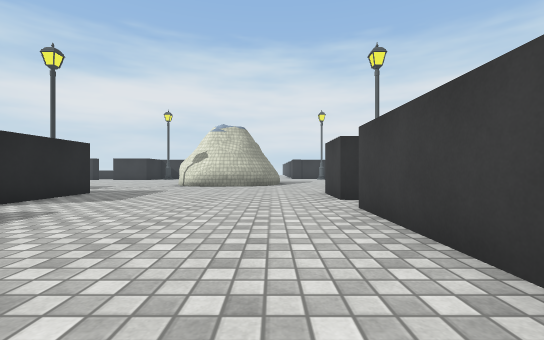
[1] (above)

16 first-person views from a walk through a scene from a Unity 3-D project. The camera is 0.72 m above the floor, looks level and sees 90° across. The floor is counted in squares, 1 m on a side. Each view is taken from the middle of a square. On the plan, view 1 faces up. The plan holds only what a view shows up to about 9 squares ahead; the rest is blank. The place goes on beyond the plan. Some animated figures are left out. Surface patterns are stand-ins for the level's own textures.

[2]
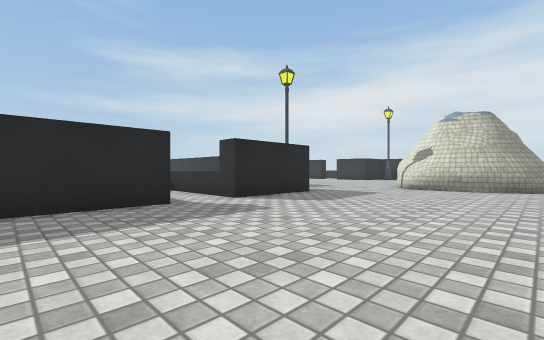

[3]
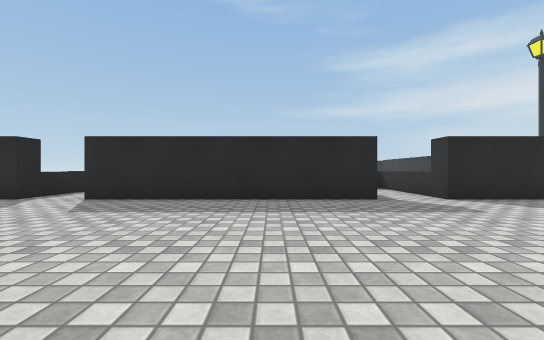

[4]
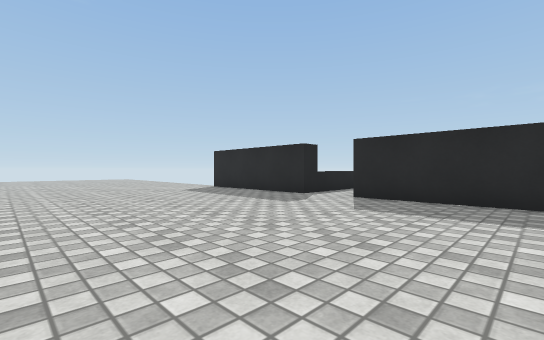

[5]
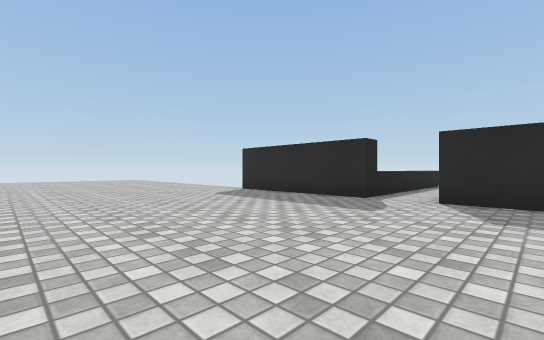

[6]
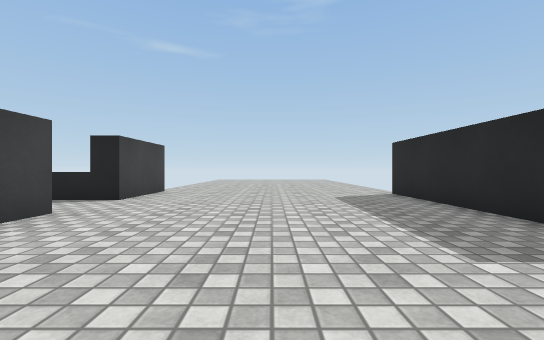

[7]
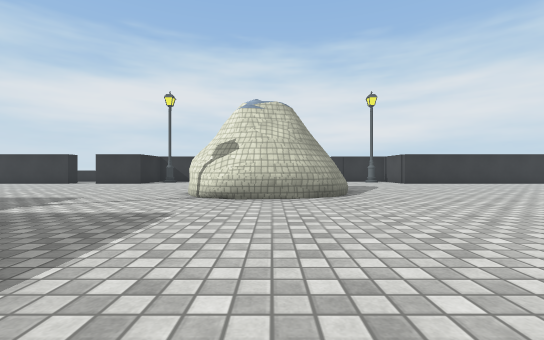

[8]
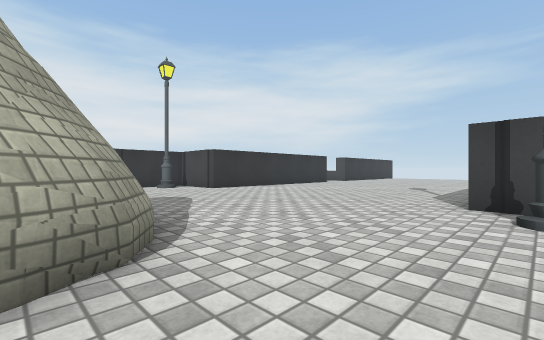

[9]
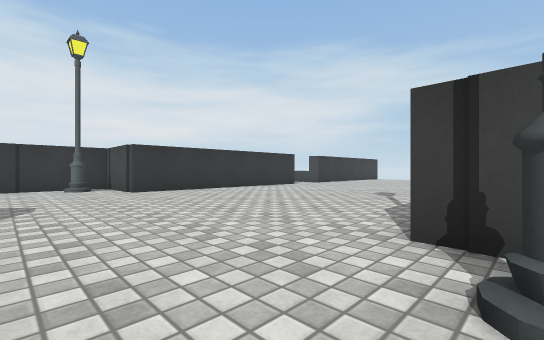

[10]
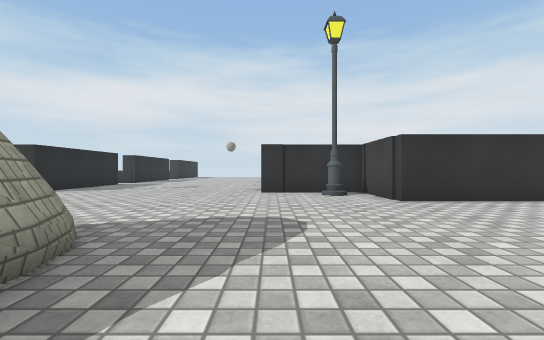

[11]
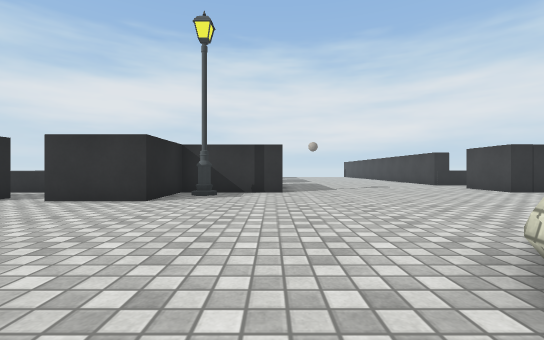

[12]
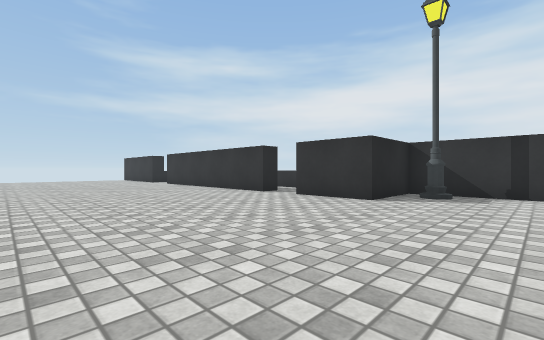

[13]
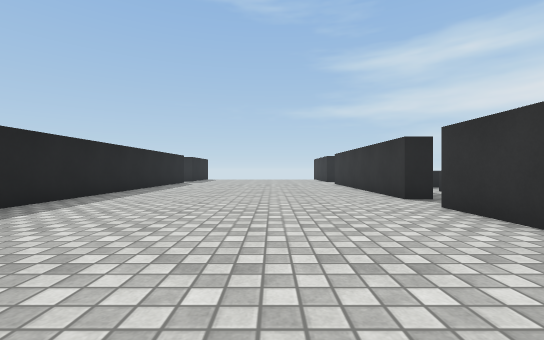

[14]
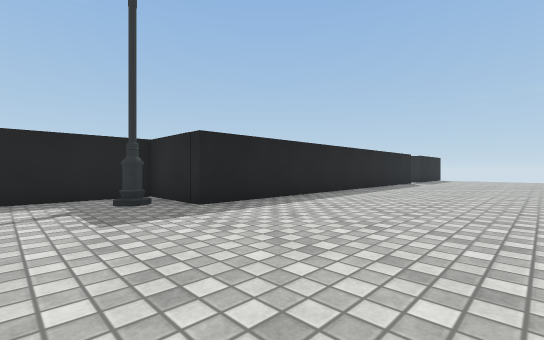

[15]
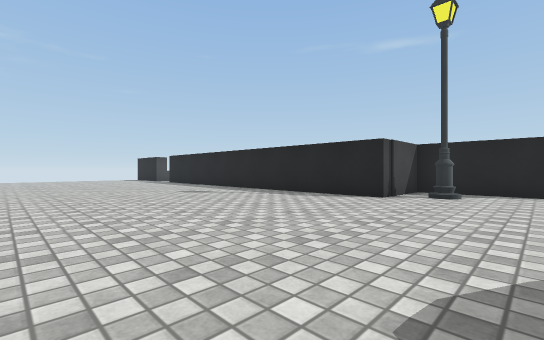

[16]
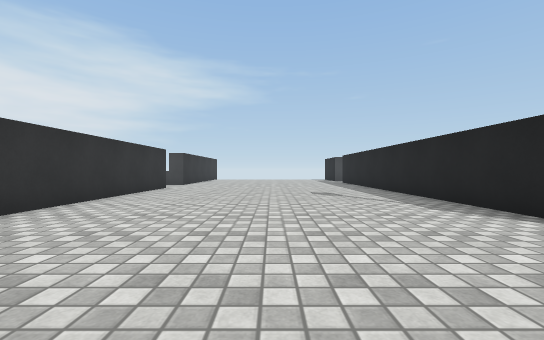

### Floor plan
Points are (right, up) in squares from view 1. A wall is a line through its corners. A room is listed if a view was taken in it or the views show most of it. See-through windows are left out.
Room 1 (views 1, 2, 3, 4, 5, 6, 7, 8, 9, 10, 11, 12, 13, 14, 15, 16)
walls: (1.7, 7.9) (1.7, 8.4); (-2.4, 11.7) (-3, 11.8); (-5.7, 8.5) (-5.7, 5.3); (-3.2, 11.7) (-3.9, 12.1) (-4.3, 12.7); (-3.4, 11.7) (-4.2, 12.4); (2, 8.5) (5, 8.5); (-0.5, 12.1) (-2.9, 11.5); (-0.5, 12.1) (-1.8, 11.6) (-2.8, 11.6) (-3.4, 11.8); (-0.8, 12.2) (-1.2, 12) (-2.4, 11.8); (-0.2, 12.3) (-1.2, 11.8) (-2.8, 11.6); (-0.2, 12.6) (-0.9, 12); (-0.4, 12.7) (-1, 12.2); (-4.2, 12.5) (-4.4, 13); (-0.2, 12.9) (-0.5, 12.5); (0, 13) (-0.4, 12.3) (-0.9, 11.9); (-5.7, 3.6) (-5.7, -3.6); (0.1, 13.7) (-0.2, 13); (4.9, 10.4) (4.9, 11) (11, 11); (1.7, 1.6) (1.7, 5.2); (-0.3, 15.5) (0, 15); (0.1, 15.5) (0.3, 14.6); (-0.1, 15.7) (0.3, 14.8); (-0.4, 15.9) (-0.1, 15.5); (-15, 11) (-8.9, 11) (-8.9, 8.5) (-6, 8.5); (-5.7, -5.2) (-5.7, -10.3); (-5.6, 21.8) (-8.9, 21.8) (-8.9, 19.3) (-11.3, 19.3); (1.7, -6.5) (1.7, -5.6); (-12.7, 20) (-12.7, 19.3) (-15, 19.3); (11, 19.3) (4.9, 19.3) (4.9, 21.8) (2.4, 21.8); (1.7, -11) (1.7, -8.5)
low walls: (-2.9, 11.6) (-3.2, 11.7); (-0.3, 16.1) (0.1, 15.5)
ways out: opening at (-12, 20); opening at (-6, -4); opening at (-6, 4.5); opening at (2, -7.5); opening at (2, 6.5); gap at (-6, -10); gap at (2, -11)
objects: other object (-8, 10); other object (-8, 21); block (2, 7); block (2, 22); other object (4, 10); other object (4, 21); block (5, 9) to (6, 10)

Where each view was taken, in squares from view 1:
view 1: 0 up, 0 right, facing up
view 2: 1 up, 0 right, facing up-left
view 3: 1 up, 1 right, facing left
view 4: 0 up, 1 right, facing down-left
view 5: 2 down, 1 right, facing down-left
view 6: 2 down, 2 left, facing down
view 7: 5 up, 2 left, facing up
view 8: 10 up, 1 left, facing up-right
view 9: 10 up, 2 right, facing up-right
view 10: 13 up, 2 right, facing up
view 11: 13 up, 6 left, facing up
view 12: 13 up, 6 left, facing up-left
view 13: 16 up, 6 left, facing left
view 14: 16 up, 6 left, facing down-left
view 15: 18 up, 2 right, facing down-right
view 16: 15 up, 2 right, facing right
